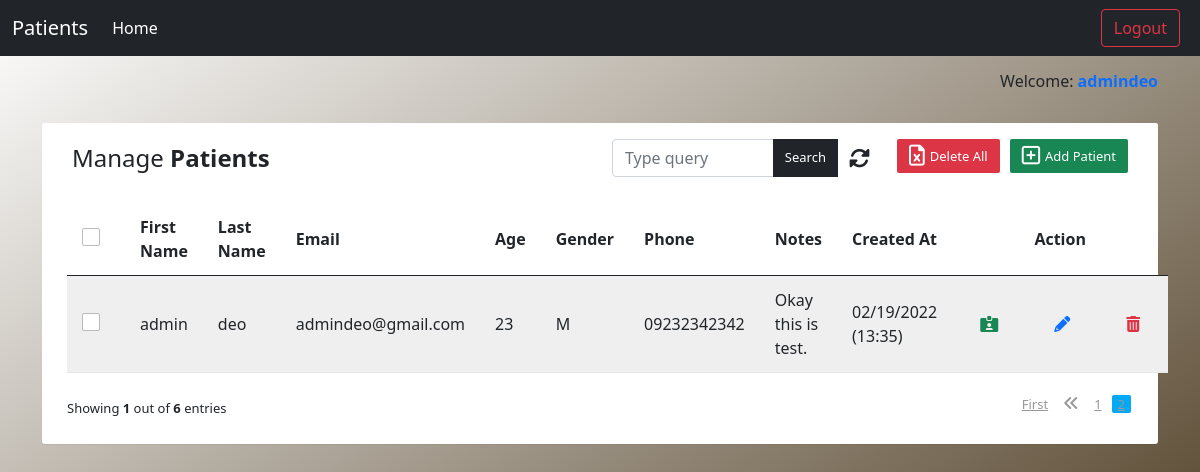
The app's page /backend/?page=2 (signed in) with its own data.
### App/models.py (models this page shows)
class Patient(models.Model):
    GENDER = (
        ('M', 'M'),
        ('F', 'F'),
    )
    id = models.IntegerField(primary_key=True)
    firstname = models.CharField(max_length=40)
    lastname = models.CharField(max_length=40)
    phone = models.CharField(max_length=20)
    email = models.CharField(max_length=40)
    age = models.CharField(max_length=3)
    gender = models.CharField(max_length=1, null=True, choices=GENDER)
    note = models.TextField(blank=True)
    created_at = models.DateTimeField(auto_now_add=True)

### App/views.py (the view)
# urls.py: path('backend/', views.backend, name="backend"),
@cache_control(no_cache=True, must_revalidade=True, no_store=True)
@login_required(login_url="login")
def backend(request):
    if 'q' in request.GET:
        q = request.GET['q']
        all_patient_list = Patient.objects.filter (
            Q(firstname__icontains=q) | Q(lastname__icontains=q) | Q(email__icontains=q) | Q(age__icontains=q) | Q(gender__icontains=q) | Q(note__icontains=q)
        ).order_by('-created_at')
    else:
        all_patient_list = Patient.objects.all().order_by('-created_at')
    paginator = Paginator(all_patient_list, 5)
    page = request.GET.get('page')
    filtered_patients = paginator.get_page(page)
    return render(request, "backend.html", {"patients":filtered_patients,"all_patients":all_patient_list})

### App/templates/backend.html (shortened to what this page needs)
{% extends 'base.html' %}
{% block navbar-content %}
<a class="navbar-brand" href="#">Patients</a>
{% endblock navbar-content %}
{% block btn-nav %}
<button class="btn btn-outline-danger me-2" type="submit"><a href="{% url 'logout' %}" style="text-decoration: none; color: inherit;">Logout</a></button>
{% endblock btn-nav %}
{% block content %}
<div class="container mt-3">
    <div class="d-flex justify-content-end">
        <span>
            Welcome: <strong><span class="text-primary"> {{ user.username }} </span></strong>
        </span>
    </div>
</div>
<div class="container">
    <div class="table-wrapper">
        <div class="table-title bg-white text-dark">
            <div class="row">
                <div class="col-sm-6">
                    <h2>Manage <b>Patients</b></h2>
                </div>
                <div class="col-sm-6">
                    <a href="#add_patient_modal" data-bs-toggle="modal" class="btn btn-success">
                        <i class="far fa-plus-square"></i> <span>Add Patient</span>
                    </a>
                    <a href="#delete_all_patient_modal" data-bs-toggle="modal" class="btn btn-danger">
                        <i class="far fa-file-excel"></i> <span>Delete All</span>
                    </a>
                    <form class="d-flex input-group w-auto">
                        <input type="text" name="q" class="form-control" placeholder="Type query" aria-label="Search">
                        <button class="btn btn-dark">
                          Search
                        </button>
                        <a href="{% url 'backend' %}" class="d-flex justify-content-center align-items-center btn btn-outline-primary text-dark">
                            <i class="fas fa-sync-alt"></i>
                        </a>
                    </form>
                </div>
            </div>
        </div>
        <table class="table table-striped table-hover">
            <thead>
                <tr>
                    <th>
                        <span class="custom-checkbox">
                            <label for="selectAll"></label>
                        </span>
                    </th>
                    <th>First Name</th>
                    <th>Last Name</th>
                    <th>Email</th>
                    <th>Age</th>
                    <th>Gender</th>
                    <th>Phone</th>
                    <th>Notes</th>
                    <th>Created At</th>
                    <th colspan="3" class="text-center" style="width: 10%;">Action</th>
                </tr>
            </thead>
            <tbody>
                {% for patient in patients %}
                <tr id="check_patient_data">
                    <td>
                        <span class="custom-checkbox">
                            <label for="checkbox1"></label>
                        </span>
                    </td>
                    <td id="firstname">{{ patient.firstname }}</td>
                    <td id="lastname">{{ patient.lastname }}</td>
                    <td id="email">{{ patient.email }}</td>
                    <td id="age">{{ patient.age }}</td>
                    <td id="gender">{{ patient.gender }}</td>
                    <td id="phone">{{ patient.phone }}</td>
                    <td id="note">{{ patient.note }}</td>
                    <td id="created_at">{{ patient.created_at | date:'m/d/Y (H:i)' }}</td>
                    <td>
                        <button
                            type="button"
                            class="btn btn-outline view_patient_click fas fa-id-card-alt noUnderlineCustom text-success"
                            data-toggle="modal"
                            data-target="#view_patient_modal">
                        </button>
                    </td>
                    <td>
                        <button
                            type="button"
                            class="btn btn-outline edit_patient_click fas fa-pencil-alt noUnderlineCustom text-primary">
                        </button>
                    </td>
                    <td>
                        <button
                            type="button"
                            class="btn btn-outline delete_patient_click fas fa-trash-alt noUnderlineCustom text-danger">
                        </button>
                    </td>
                </tr>
                {% endfor %}
            </tbody>
        </table>
        <div class="clearfix">
            {% if patients.has_other_pages %}
            <div class="hint-text">Showing <b>{{ patients|length }}</b> out of <b>{{ all_patients|length }}</b> entries</div>
                <ul class="pagination">
                {% if patients.has_previous %}
                    <li class="page-item"><a href="?page=1">First</a></li>
                    <li class="page-item"><a href="?page={{ patients.previous_page_number }}"><i class="fas fa-angle-double-left"></i></a></li>
                {% else %}
                    <li class="page-item disabled"></li>
                {% endif %}
                {% for i in patients.paginator.page_range %}
                    {% if patients.number == i %}
                        <li class="page-item active"><a href="">{{ i }}</a></li>
                    {% else %}
                        <li class="page-item"><a href="?page={{ i }}">{{ i }}</a></li>
                    {% endif %}
                {% endfor %}
                </ul>
            {% endif %}
        </div>
    </div>
</div>
{% endblock content %}

### App/static/css/style.css (style rules this page uses)
html, body { height: 100%; margin: 0; max-width: 100%; overflow: hidden; background: #ffffff; background: -webkit-linear-gradient(to bottom right, rgb(255, 255, 255), rgb(201, 149, 100)); background: linear-gradient(to bottom right, rgb(255, 255, 255), rgb(58, 39, 10)) }
.table-wrapper { background: #fff; padding: 20px 25px; margin: 30px 0; border-radius: 3px; box-shadow: 0 1px 1px rgba(0,0,0,.05); }
.table-title { padding-bottom: 15px; background: #435d7d; color: #fff; padding: 16px 30px; margin: -20px -25px 10px; border-radius: 3px 3px 0 0; }
.table-title h2 { margin: 5px 0 0; font-size: 24px; }
.table-title .btn { color: #fff; float: right; font-size: 13px; border: none; min-width: 50px; border-radius: 2px; border: none; outline: none !important; margin-left: 10px; }
.table-title .btn i { float: left; font-size: 21px; margin-right: 5px; }
.table-title .btn span { float: left; margin-top: 2px; }
table.table tr th, table.table tr td { border-color: #e9e9e9; padding: 12px 15px; vertical-align: middle; }
table.table tr th:first-child { width: 60px; }
table.table tr th:last-child { width: 100px; }
table.table-striped tbody tr:nth-of-type(odd) { background-color: #fcfcfc; }
.pagination { float: right; margin: 0 0 5px; }
.pagination li a { border: none; font-size: 13px; min-width: 30px; min-height: 30px; color: #999; margin: 0 2px; line-height: 30px; border-radius: 2px !important; text-align: center; padding: 0 6px; }
.pagination li.active a, .pagination li.active a.page-link { background: #03A9F4; }
.pagination li i { font-size: 16px; padding-top: 6px }
.hint-text { float: left; margin-top: 10px; font-size: 13px; }
.custom-checkbox { position: relative; }
.custom-checkbox label:before { width: 18px; height: 18px; }
.custom-checkbox label:before { content: ''; margin-right: 10px; display: inline-block; vertical-align: text-top; background: white; border: 1px solid #bbb; border-radius: 2px; box-sizing: border-box; z-index: 2; }

### records on screen
Patient: firstname "admin", lastname "deo", email "admindeo@gmail.com", age "23", gender "M", phone "09232342342", note "Okay this is test.", created_at "02/19/2022 (13:35)"

### other values on screen
{{ user.username }} "admindeo"
{{ patients|length }} "1"
{{ all_patients|length }} "6"
{{ i }} "1"
{{ i }} "2"
